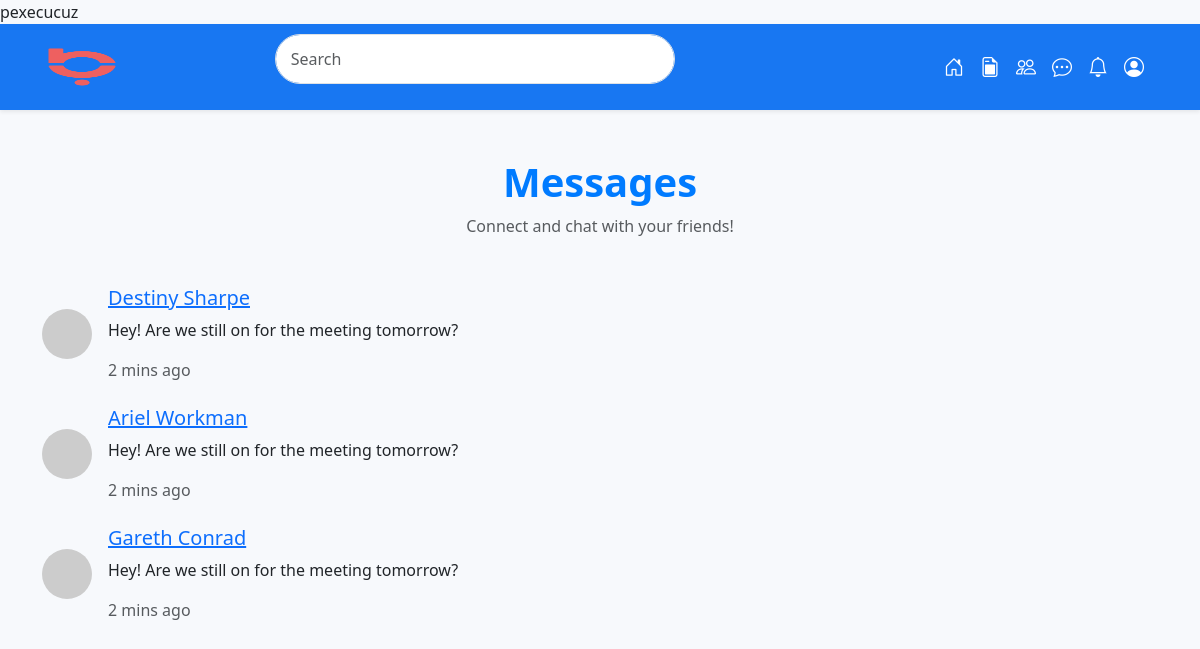
The page /messages.php (signed in) on the database its author committed.
### tables this page shows
CREATE TABLE `users` (
  `users_id` int(11) NOT NULL,
  `full_name` varchar(100) DEFAULT NULL,
  `email_address` varchar(100) DEFAULT NULL,
  `password` varchar(100) DEFAULT NULL,
  `username` varchar(100) DEFAULT NULL,
  `bio` varchar(255) DEFAULT NULL,
  `website` varchar(100) DEFAULT NULL,
  `profile_picture` varchar(100) DEFAULT NULL,
  `num_id` varchar(255) DEFAULT NULL
);

### inc/controller.php (called while the page is built, shortened)
<?php
function fetchdata($query)
{
    include "dp.php";
    $result = $conn->query($query);
    $resultArray = [];
    if ($result && $result->num_rows > 0) {
        while ($row = $result->fetch_assoc()) {
            $resultArray[] = $row;
        }
    }
    return $resultArray;
}

### messages.php (the view, shortened to what this page needs)
<?php
include "inc/controller.php";
?>
<!DOCTYPE html>
<html lang="en">
<head>
  <link href="https://cdn.jsdelivr.net/npm/bootstrap@5.3.0-alpha1/dist/css/bootstrap.min.css" rel="stylesheet">
  <link rel="stylesheet" href="css/style2.css">
</head>
<body>
<?php include "inc/navbar.php";?>
<div class="container mt-5">
  <section id="page-title" class="mb-5 text-center">
    <h2>Messages</h2>
    <p class="text-muted">Connect and chat with your friends!</p>
  </section>
  <section id="messages">
    <div class="row">
     <?php
     $sql = "SELECT * FROM users";
     $result = fetchdata($sql);
     foreach ($result as $row) {
     ?>
      <div class="col-md-12 mb-4">
        <div class="message-card d-flex align-items-center">
          <img src="https://via.placeholder.com/50" alt="User 1" class="rounded-circle me-3">
          <div class="message-content">
            <a href="chat.php?username=<?php echo $row['username'];?>&&fullname=<?php echo $row['full_name'];?>"><h5><?php echo $row['full_name'];?></h5></a>
            <p>Hey! Are we still on for the meeting tomorrow?</p>
            <span class="text-muted">2 mins ago</span>
          </div>
        </div>
      </div>
      <?php
      }
      ?>
    </div>
  </section>
</div>
<link href="https://cdn.jsdelivr.net/npm/bootstrap-icons/font/bootstrap-icons.css" rel="stylesheet">
</body>
</html>

### css/style2.css (style rules this page uses)
body { background-color: #f0f2f5; }
#page-title h2 { font-size: 2.5rem; font-weight: bold; color: #6f42c1; }
#page-title p { font-size: 1rem; color: #6c757d; }
body { background-color: #f7f9fc; }
#page-title h2 { font-size: 2.5rem; font-weight: bold; color: #007bff; }

### rows shown on the page
users: full_name "Destiny Sharpe"
users: full_name "Ariel Workman"
users: full_name "Gareth Conrad"
